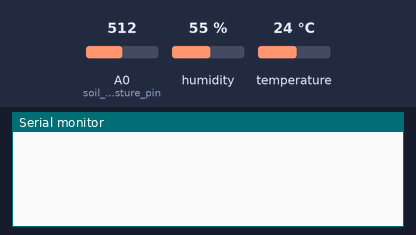
Simulated run of this sketch. Board: ESP8266 (NodeMCU). On the bench: the last lines printed to the serial monitor. Inputs (shaded band) come from the test bench; at power-on: humidity 55 %, A0 (soil_moisture_pin) = 512, temperature 24 °C. WiFi joins after 1.5 s; servers stay silent unless stated.

Above: at 3.0 s.
3.1 s: humidity set to 22 %
At 4.5 s:
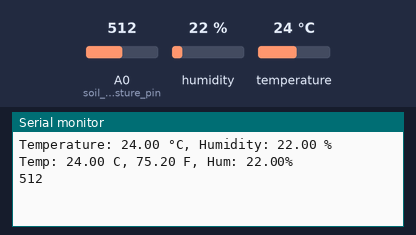
5.3 s: A0 (soil_moisture_pin) set to 716
At 6.6 s:
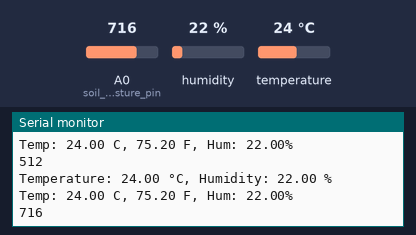
6.8 s: temperature set to 12 °C
At 8.2 s:
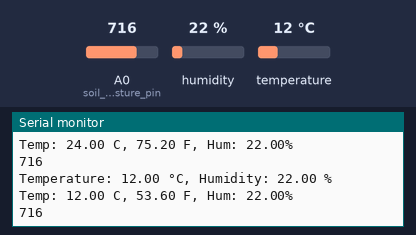
8.3 s: A0 (soil_moisture_pin) set to 900
9.8 s: humidity set to 40 %
At 10.6 s:
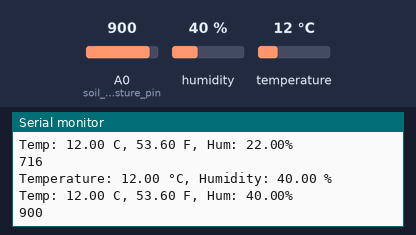
Timing chart, 0 to 12.3 s (numbered marks = the images above; inputs shaded):
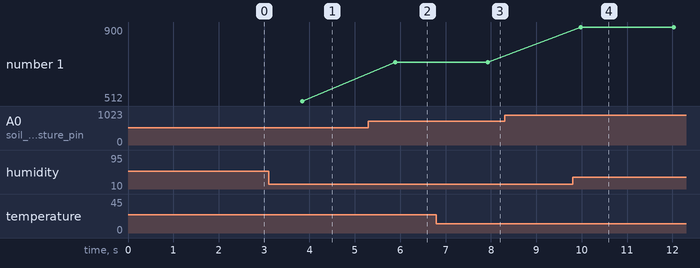

Measured:
- after the input at 3.1 s, the serial monitor: prints a new line after 0.73 s (image 1)
- after the input at 5.3 s, the serial monitor: prints a new line after 0.59 s (image 2)
- after the input at 6.8 s, the serial monitor: prints a new line after 1.1 s (image 3)
- after the input at 9.8 s, the serial monitor: prints a new line after 0.16 s (image 4)
- plotted number 1: 512 → 716 after the input at 5.3 s

The sketch:

plantY.ino
```cpp
#define BLYNK_PRINT Serial //directs Blynk library debug output to the Serial Monitor

//authenticate and identify Blynk project

#define BLYNK_TEMPLATE_ID "TMPL3mFOUENAl"
#define BLYNK_TEMPLATE_NAME "smart plant"
#define BLYNK_AUTH_TOKEN "YjiRtRDm5mWKZ6B5_mz0hHmMjc9HP0v-"

//libraries for Wi-Fi and Blynk
#include <ESP8266WiFi.h>
#include <BlynkSimpleEsp8266.h>

//includes the DHT sensor library
#include "DHT.h"

#define DPIN 4        //Pin to connect DHT sensor (GPIO number) D2
#define DTYPE DHT11   // Define DHT 11 or DHT22 sensor type

// Define the analog pin for soil moisture sensor and digital pin for relay
#define soil_moisture_pin A0
#define relay_pin 7


// Create an instance of the DHT sensor
DHT dht(DPIN,DTYPE);

// Wi-Fi credentials
char ssid[] = "abc";
char pass[] = "def";


//BLYNK_WRITE(V3)
  //{
  //  int pinValue = param.asInt();

    //if(pinValue == 1){
      //digitalWrite(relay_pin, HIGH);
    //}
    //else{
      //digitalWrite(relay_pin, LOW);
    //}
  //}

// Setup function runs once when the device starts
void setup() {
  Serial.begin(9600); // Initialize serial communication at 9600 baud for debugging

  //pinMode(relay_pin, OUTPUT);
  //digitalWrite(relay_pin, LOW);

  // Initialize serial communication at 9600 baud for debugging
  dht.begin();

  // Connect to Blynk server
  Blynk.begin(BLYNK_AUTH_TOKEN, ssid, pass);
}

// Main loop function runs repeatedly
void loop() {
  delay(2000); // Pause for 2 seconds between readings

  Blynk.run(); // Process incoming Blynk commands

  //Read humidity and temperature from the DHT sensor
  float humidity = dht.readHumidity();
  float temperature = dht.readTemperature();

  // Check if the readings are valid
  if (isnan(humidity) || isnan(temperature)) {
    Serial.println("Failed to read from DHT sensor!");
    return;
  }

  // Print temperature and humidity to the Serial Monitor
  Serial.print("Temperature: ");
  Serial.print(temperature);
  Serial.print(" °C, Humidity: ");
  Serial.print(humidity);
  Serial.println(" %");

    // Send humidity and temperature data to Blynk virtual pins
  Blynk.virtualWrite(V1, humidity);
  Blynk.virtualWrite(V0, temperature);


// Read temperature in Celsius and Fahrenheit, and humidity
  float tc = dht.readTemperature(false);  //Read temperature in C
  float tf = dht.readTemperature(true);   //Read Temperature in F
  float hu = dht.readHumidity();          //Read Humidity

  // Print temperature in Celsius and Fahrenheit, and humidity to the Serial Monitor
  Serial.print("Temp: ");
  Serial.print(tc);
  Serial.print(" C, ");
  Serial.print(tf);
  Serial.print(" F, Hum: ");
  Serial.print(hu);
  Serial.println("%");

  // Read and print soil moisture level to the Serial Monitor
  Serial.println(analogRead(soil_moisture_pin));

   // Send soil moisture data to Blynk virtual pin
  Blynk.virtualWrite(V2, analogRead(soil_moisture_pin));


}
```
